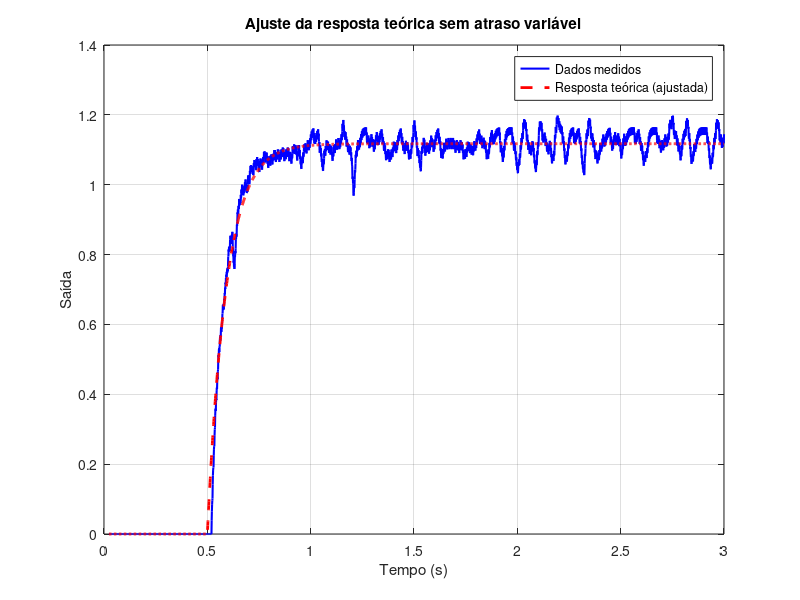

This chart was generated by the following MATLAB code: (Note: this script raises an error after producing the figure.)
%% Parte 1 – Ajuste do modelo sem atraso variável
load('variaveis.mat')
load('teste_dia1.mat')

% Extração dos dados
tempo = wl(:, 1);        % Tempo
w_medido = wl(:, 2);     % Valores medidos (segunda coluna)

% Função vetorizada de resposta teórica sem atraso variável ([b, a])
modelo_vect = @(params, t) (4 * params(1) / params(2)) .* ...
                           (1 - exp(-params(2) * max(0, t - 0.5)));

% Estimativas iniciais [b, a]
params_iniciais = [4, 15];

% Limites inferiores e superiores
lb = [0, 0];
ub = [Inf, Inf];

% Ajuste com lsqcurvefit (usando optimset)
opcoes = optimset('Display', 'iter');
[param_otim, grbg] = lsqcurvefit(modelo_vect, params_iniciais, tempo, w_medido, lb, ub, opcoes);

% Parâmetros ajustados
b = param_otim(1);
a = param_otim(2);

% Resposta ajustada
y_teorico_otim = modelo_vect(param_otim, tempo);

% Plot do ajuste
figure;
plot(tempo, w_medido, 'b', 'LineWidth', 1.5); hold on;
plot(tempo, y_teorico_otim, 'r--', 'LineWidth', 2);
xlabel('Tempo (s)'); ylabel('Saída');
legend('Dados medidos', 'Resposta teórica (ajustada)');
title('Ajuste da resposta teórica sem atraso variável');
grid on;

fprintf('Parâmetros otimizados:\n');
fprintf('b = %.4f\n', b);
fprintf('a = %.4f\n', a);

% Parte 2 – Projeto do controlador digital baseado em a e b ajustados

% 1. Parâmetros fornecidos
Mp = 6;       % Sobressinal (%)
tp = 0.45;    % Tempo de pico (s)
N = 20;       % Amostras por ciclo

% 2. Cálculo dos parâmetros do sistema de 2ª ordem
zeta = sqrt(log(Mp/100)^2 / (pi^2 + log(Mp/100)^2));
wn = pi / (tp * sqrt(1 - zeta^2));
wd = wn * sqrt(1 - zeta^2);
sigma = zeta * wn;

% 3. Tempo de amostragem
T = 2*pi / (N * wd);
st = T

% 4. Polos desejados no plano z
s_d = -sigma + 1j*wd;
z_d = exp(s_d*T);
z_d_conj = conj(z_d);

% 5. Planta contínua e discretização
s = tf('s');
G_s = b / (s*(s+a));
G_z = c2d(G_s, T, 'zoh');

% 6. Coeficientes da planta G(z)
[numGz, denGz] = tfdata(G_z, 'v');
Gz = G_z;

% 7. Cancelamento de polo (usuário escolhe)
p1 = roots(denGz);   % Polos
z1 = roots(numGz);   % Zeros

fprintf('\nPolos da planta em z:\n');
for i = 1:length(p1)
    fprintf('Polo %d: %.4f + %.4fi\n', i, real(p1(i)), imag(p1(i)));
end

idx = input('Digite o número do polo que deseja cancelar (1 ou 2): ');
if idx < 1 || idx > length(p1)
    error('Polo inválido. Escolha um índice entre 1 e %d.', length(p1));
end
z_c = p1(idx);   % Zero do controlador

% 8. Cálculo do ângulo para atender condição de fase
z = z_d;

theta_G = sum(angle(z - z1)) - sum(angle(z - p1));
theta_Gc = pi - theta_G;
theta_z_c = angle(z - z_c);
phi_required = theta_z_c - theta_Gc;

% Cálculo do polo do controlador
imag_z = imag(z);
real_z = real(z);
theta_p = phi_required;
p_c = real_z - imag_z / tan(theta_p);

% 9. Cálculo do ganho K_control
num_eval = abs(polyval(numGz, z) * (z - z_c));
den_eval = abs(polyval(denGz, z) * (z - p_c));
K_control = den_eval / num_eval;

% 10. Controlador digital Gc(z)
z_tf = tf('z', T);
Gc = K_control * (z_tf - z_c) / (z_tf - p_c)

% 11. Sistema em malha fechada
T_total = feedback(Gc*Gz, 1);

% 12. Simulações
t = 0:T:2;

% Degrau
figure;
step(T_total, t);
title('Resposta ao Degrau');

% Onda quadrada
u = square(2*pi*t);
[y, t_out] = lsim(T_total, u, t);
figure;
plot(t_out, y, 'b'); hold on;
plot(t_out, u, '--k');
title('Resposta à Onda Quadrada');
legend('Saída', 'Entrada');

% 13. Lugar das raízes com polos desejados
figure;
rlocus(Gc * Gz);
hold on;
plot(real(z_d), imag(z_d), 'rx', 'MarkerSize', 10, 'LineWidth', 2);
plot(real(z_d_conj), imag(z_d_conj), 'rx', 'MarkerSize', 10, 'LineWidth', 2);
title('Lugar das Raízes com Polos Desejados');

% 14. Resposta a uma entrada constante de 0.087266 rad
entrada_constante = 0.087266 * ones(size(t));  % vetor de entrada constante
[y_const, ~] = lsim(T_total, entrada_constante, t);

figure;
plot(t, y_const, 'b', 'LineWidth', 2); hold on;
plot(t, entrada_constante, '--k', 'LineWidth', 1.5);
xlabel('Tempo (s)');
ylabel('Saída');
title('Resposta à Entrada Constante de 0.087266 rad');
legend('Saída do Sistema', 'Entrada');
grid on;

% 15. Cálculo do ganho de correção e valor estacionário
valor_estacionario = y_const(end);
referencia = 0.087266;
ganho_correcao = referencia / valor_estacionario;

fprintf('\nValor estacionário da saída: %.6f\n', valor_estacionario);
fprintf('Ganho necessário para correção da saída: %.6f\n', ganho_correcao);

% 16. Gráfico da Ação de Controle para a resposta ao degrau de referência
% A função de transferência da referência R(z) para a ação de controle U(z)
% é dada por S_ru(z) = Gc(z) / (1 + Gc(z)Gz(z))
S_ru = Gc / (1 + Gc*Gz);

% Simula a ação de controle para a entrada de referência constante
[acao_controle, tempo_controle] = lsim(S_ru, entrada_constante, t);

% Plot da Ação de Controle
figure;
plot(tempo_controle, acao_controle, 'r', 'LineWidth', 2);
title('Ação de Controle para Entrada de Referência = 0.087266');
xlabel('Tempo (s)');
ylabel('Sinal de Controle (u)');
grid on;
axis tight; % Ajusta os eixos para o conteúdo do gráfico